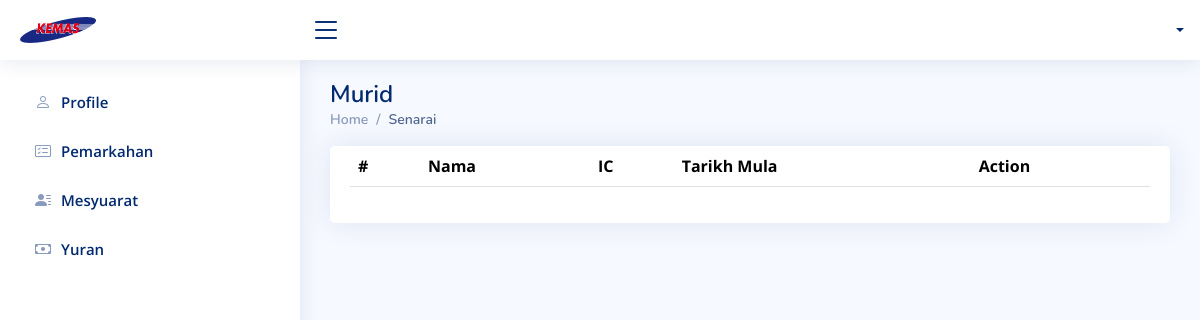
The app's page /senaraimurid.php, older data.
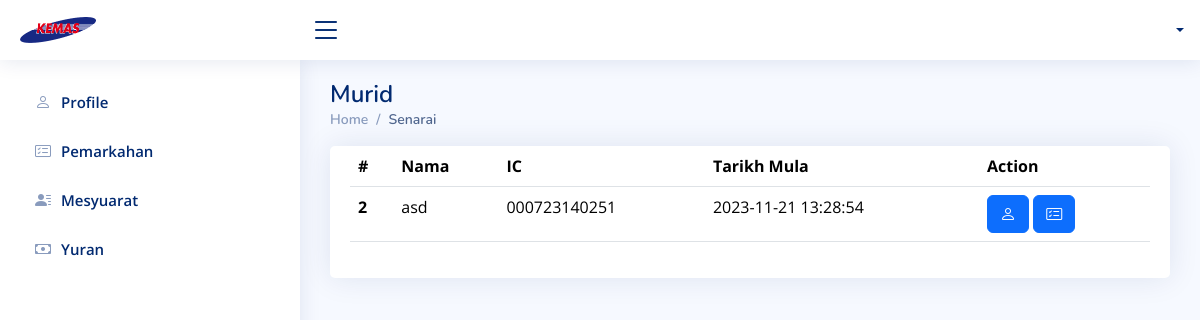
The same page, newer data.
### tables this page shows
CREATE TABLE IF NOT EXISTS `murid` (
  `id` int NOT NULL AUTO_INCREMENT,
  `name` text,
  `age` text,
  `no_kad_pengenalan` text,
  `tarikh_mula` datetime NOT NULL DEFAULT CURRENT_TIMESTAMP,
  `warganegara` text,
  `bangsa` text,
  `tarikh_lahir` datetime DEFAULT NULL,
  `no_sijil_lahir` text,
  `tempat_lahir` text,
  `jantina` text,
  `alamat_rumah` text,
  `saizbaju` text,
  `penyakit` text,
  `tinggi` text,
  `berat` text,
  `masalah_makanan` text,
  `kecacatan` text,
  `nama_penjaga` text,
  `alamat_rumah_penjaga` text,
  `telefon_penjaga` text,
  `hubungan_penjaga` text,
  `gambar` text,
  `file_mykid` text,
  `file_sijil` text,
  `file_rekod_kesihatan` text,
  `geran` text,
  `status_kemasukan` int DEFAULT NULL,
  `status_kemasukan_text` text,
  PRIMARY KEY (`id`)
);

### senaraimurid.php (the view, shortened to what this page needs)
<?php include('functions.php') ?>
<!DOCTYPE html>
<html lang="en">
<head>
  <?php include('head.php') ?>
</head>
<body>
  <?php include('topnav.php') ?>
  <?php include('sidebar.php') ?>
  <main id="main" class="main">
    <div class="pagetitle">
      <h1>Murid</h1>
      <nav>
        <ol class="breadcrumb">
          <li class="breadcrumb-item"><a href="index.php">Home</a></li>
          <li class="breadcrumb-item active">Senarai</li>
        </ol>
      </nav>
    </div>
    <section class="section">
      <div class="row">
        <div class="col-lg-12">
          <div class="card">
            <div class="card-body">
              <table class="table datatable" style="width:100%">
                <thead>
                  <tr>
                    <th scope="col">#</th>
                    <th scope="col">Nama</th>
                    <th scope="col">IC</th>
                    <th scope="col">Tarikh Mula</th>
                    <th scope="col">Action</th>
                  </tr>
                </thead>
                <tbody>
                  <?php
                  $query = "SELECT * FROM murid WHERE status_kemasukan='1' ";
                  $result = mysqli_query($db, $query);
                  while ($row = mysqli_fetch_assoc($result)) { ?>
                    <tr>
                      <th scope="row">
                        <?php echo $row['id'] ?>
                      </th>
                      <td>
                        <?php echo $row['name'] ?>
                      </td>
                      <td>
                        <?php echo $row['no_kad_pengenalan'] ?>
                      </td>
                      <td>
                        <?php echo $row['tarikh_mula'] ?>
                      </td>
                      <td>
                        <form method="post" action="?profilmurid">
                          <button type="submit" name="profilmurid" class="btn btn-primary"><i
                              class="bi bi-person"></i></button>
                          <button type="submit" name="pemarkahan" class="btn btn-primary"><i
                              class="bi bi-card-checklist"></i></button>
                        </form>
                      </td>
                    </tr>
                    <?php
                  }
                  ?>
                </tbody>
              </table>
            </div>
          </div>
        </div>
      </div>
    </section>
  </main>
</body>
</html>

### head.php (shortened to what this page needs)
<link href="assets/vendor/bootstrap/css/bootstrap.min.css" rel="stylesheet">
<link href="assets/vendor/bootstrap-icons/bootstrap-icons.css" rel="stylesheet">
<link href="assets/vendor/boxicons/css/boxicons.min.css" rel="stylesheet">
<link href="assets/vendor/quill/quill.snow.css" rel="stylesheet">
<link href="assets/vendor/quill/quill.bubble.css" rel="stylesheet">
<link href="assets/vendor/remixicon/remixicon.css" rel="stylesheet">
<link href="assets/vendor/simple-datatables/style.css" rel="stylesheet">
<link href="assets/css/style.css" rel="stylesheet">

### topnav.php (shortened to what this page needs)
<header id="header" class="header fixed-top d-flex align-items-center">
  <div class="d-flex align-items-center justify-content-between">
    <a href="index.php" class="logo d-flex align-items-center">
      <img src="assets/img/kemaslogo.png" alt="">
    </a>
    <i class="bi bi-list toggle-sidebar-btn"></i>
  </div>
  <nav class="header-nav ms-auto">
    <ul class="d-flex align-items-center">
      <li class="nav-item dropdown pe-3">
        <a class="nav-link nav-profile d-flex align-items-center pe-0" href="#" data-bs-toggle="dropdown">
          <span class="d-none d-md-block dropdown-toggle ps-2">
          </span>
        </a>
      </li>
    </ul>
  </nav>
</header>

### sidebar.php (shortened to what this page needs)
<aside id="sidebar" class="sidebar">
  <ul class="sidebar-nav" id="sidebar-nav">
    <?php
    if (($_SESSION['level']) >= 1) {
      ?>
      <li class="nav-item">
        <a class="nav-link collapsed" href="index.php">
          <i class="bi bi-grid"></i>
          <span>Dashboard</span>
        </a>
      </li>
      <li class="nav-item">
        <a class="nav-link collapsed" href="senaraimurid.php">
          <i class="bi bi-people"></i><span>Senarai Murid</span>
        </a>
      </li>
      <li class="nav-item">
        <a class="nav-link collapsed" href="senaraikemasukan.php">
          <i class="bi bi-people-fill"></i><span>Senarai Kemasukan</span>
        </a>
      </li>
      <li class="nav-item">
        <a class="nav-link collapsed" href="mesyuarat.php">
          <i class="bi bi-person-lines-fill"></i><span>Mesyuarat</span>
        </a>
      </li>
      <li class="nav-item">
        <a class="nav-link collapsed" href="yuran.php">
          <i class="bi bi-cash"></i><span>Yuran</span>
        </a>
      </li>
      <!-- <li class="nav-item">
      <a class="nav-link collapsed" data-bs-target="#components-nav" data-bs-toggle="collapse" href="#">
        <i class="bi bi-menu-button-wide"></i><span>Components</span><i class="bi bi-chevron-down ms-auto"></i>
      </a>
      <ul id="components-nav" class="nav-content collapse " data-bs-parent="#sidebar-nav">
        <li>
          <a href="components-alerts.html">
            <i class="bi bi-circle"></i><span>Alerts</span>
          </a>
        </li>
        <li>
          <a href="components-accordion.html">
            <i class="bi bi-circle"></i><span>Accordion</span>
          </a>
        </li>
        <li>
          <a href="components-badges.html">
            <i class="bi bi-circle"></i><span>Badges</span>
          </a>
        </li>
        <li>
          <a href="components-breadcrumbs.html">
            <i class="bi bi-circle"></i><span>Breadcrumbs</span>
          </a>
        </li>
        <li>
          <a href="components-buttons.html">
            <i class="bi bi-circle"></i><span>Buttons</span>
          </a>
        </li>
        <li>
          <a href="components-cards.html">
            <i class="bi bi-circle"></i><span>Cards</span>
          </a>
        </li>
        <li>
          <a href="components-carousel.html">
            <i class="bi bi-circle"></i><span>Carousel</span>
          </a>
        </li>
        <li>
          <a href="components-list-group.html">
            <i class="bi bi-circle"></i><span>List group</span>
          </a>
        </li>
        <li>
          <a href="components-modal.html">
            <i class="bi bi-circle"></i><span>Modal</span>
          </a>
        </li>
        <li>
          <a href="components-tabs.html">
            <i class="bi bi-circle"></i><span>Tabs</span>
          </a>
        </li>
        <li>
          <a href="components-pagination.html">
            <i class="bi bi-circle"></i><span>Pagination</span>
          </a>
        </li>
        <li>
          <a href="components-progress.html">
            <i class="bi bi-circle"></i><span>Progress</span>
          </a>
        </li>
        <li>
          <a href="components-spinners.html">
            <i class="bi bi-circle"></i><span>Spinners</span>
          </a>
        </li>
        <li>
          <a href="components-tooltips.html">
            <i class="bi bi-circle"></i><span>Tooltips</span>
          </a>
        </li>
      </ul>
    </li> -->
      <!-- <li class="nav-item">
      <a class="nav-link collapsed" data-bs-target="#forms-nav" data-bs-toggle="collapse" href="#">
        <i class="bi bi-journal-text"></i><span>Forms</span><i class="bi bi-chevron-down ms-auto"></i>
      </a>
      <ul id="forms-nav" class="nav-content collapse " data-bs-parent="#sidebar-nav">
        <li>
          <a href="forms-elements.html">
            <i class="bi bi-circle"></i><span>Form Elements</span>
          </a>
        </li>
        <li>
          <a href="forms-layouts.html">
            <i class="bi bi-circle"></i><span>Form Layouts</span>
          </a>
        </li>
        <li>
          <a href="forms-editors.html">
            <i class="bi bi-circle"></i><span>Form Editors</span>
          </a>
        </li>
        <li>
          <a href="forms-validation.html">
            <i class="bi bi-circle"></i><span>Form Validation</span>
          </a>
        </li>
      </ul>
    </li> -->
      <!-- <li class="nav-item">
      <a class="nav-link collapsed" data-bs-target="#tables-nav" data-bs-toggle="collapse" href="#">
        <i class="bi bi-layout-text-window-reverse"></i><span>Tables</span><i class="bi bi-chevron-down ms-auto"></i>
      </a>
      <ul id="tables-nav" class="nav-content collapse " data-bs-parent="#sidebar-nav">
        <li>
          <a href="tables-general.html">
            <i class="bi bi-circle"></i><span>General Tables</span>
          </a>
        </li>
        <li>
          <a href="tables-data.html">
            <i class="bi bi-circle"></i><span>Data Tables</span>
          </a>
        </li>
      </ul>
    </li> -->
      <!-- <li class="nav-item">
      <a class="nav-link collapsed" data-bs-target="#charts-nav" data-bs-toggle="collapse" href="#">
        <i class="bi bi-bar-chart"></i><span>Charts</span><i class="bi bi-chevron-down ms-auto"></i>
      </a>
      <ul id="charts-nav" class="nav-content collapse " data-bs-parent="#sidebar-nav">
        <li>
          <a href="charts-chartjs.html">
            <i class="bi bi-circle"></i><span>Chart.js</span>
          </a>
        </li>
        <li>
          <a href="charts-apexcharts.html">
            <i class="bi bi-circle"></i><span>ApexCharts</span>
          </a>
        </li>
        <li>
          <a href="charts-echarts.html">
            <i class="bi bi-circle"></i><span>ECharts</span>
          </a>
        </li>
      </ul>
    </li> -->
      <!-- <li class="nav-item">
      <a class="nav-link collapsed" data-bs-target="#icons-nav" data-bs-toggle="collapse" href="#">
        <i class="bi bi-gem"></i><span>Icons</span><i class="bi bi-chevron-down ms-auto"></i>
      </a>
      <ul id="icons-nav" class="nav-content collapse " data-bs-parent="#sidebar-nav">
        <li>
          <a href="icons-bootstrap.html">
            <i class="bi bi-circle"></i><span>Bootstrap Icons</span>
          </a>
        </li>
        <li>
          <a href="icons-remix.html">
            <i class="bi bi-circle"></i><span>Remix Icons</span>
          </a>
        </li>
        <li>
          <a href="icons-boxicons.html">
            <i class="bi bi-circle"></i><span>Boxicons</span>
          </a>
        </li>
      </ul>
    </li> -->
      <li class="nav-heading">Staf</li>
      <li class="nav-item">
      <a class="nav-link collapsed" href="senaraistaf.php">
          <i class="bi bi-person-badge"></i>
          <span>Staf</span>
        </a>
      </li>
      <!-- <li class="nav-item">
      <a class="nav-link collapsed" href="pages-faq.html">
        <i class="bi bi-question-circle"></i>
        <span>F.A.Q</span>
      </a>
    </li> -->
      <!-- <li class="nav-item">
      <a class="nav-link collapsed" href="pages-contact.html">
        <i class="bi bi-envelope"></i>
        <span>Contact</span>
      </a>
    </li> -->
      <!-- <li class="nav-item">
      <a class="nav-link collapsed" href="pages-register.html">
        <i class="bi bi-card-list"></i>
        <span>Register</span>
      </a>
    </li> -->
      <!-- <li class="nav-item">
      <a class="nav-link collapsed" href="pages-login.html">
        <i class="bi bi-box-arrow-in-right"></i>
        <span>Login</span>
      </a>
    </li> -->
      <!-- <li class="nav-item">
      <a class="nav-link collapsed" href="pages-error-404.html">
        <i class="bi bi-dash-circle"></i>
        <span>Error 404</span>
      </a>
    </li> -->
      <!-- <li class="nav-item">
      <a class="nav-link collapsed" href="pages-blank.html">
        <i class="bi bi-file-earmark"></i>
        <span>Blank</span>
      </a>
    </li> -->
      <?php
    } else { ?>
      <li class="nav-item">
        <a class="nav-link collapsed" href="profilmurid.php">
          <i class="bi bi-person"></i>
          <span>Profile</span>
        </a>
      </li>
      <li class="nav-item">
        <a class="nav-link collapsed" href="pemarkahan.php">
          <i class="bi bi-card-checklist"></i><span>Pemarkahan</span>
        </a>
      </li>
      <li class="nav-item">
        <a class="nav-link collapsed" href="mesyuarat.php">
          <i class="bi bi-person-lines-fill"></i><span>Mesyuarat</span>
        </a>
      </li>
      <li class="nav-item">
        <a class="nav-link collapsed" href="yuran.php">
          <i class="bi bi-cash"></i><span>Yuran</span>
        </a>
      </li>
      <?php
    }
    ?>
  </ul>
</aside>

### assets/css/style.css (style rules this page uses)
:root { scroll-behavior: smooth; }
body { font-family: "Open Sans", sans-serif; background: #f6f9ff; color: #444444; }
a { color: #4154f1; text-decoration: none; }
h1, h2, h3, h4, h5, h6 { font-family: "Nunito", sans-serif; }
#main { margin-top: 60px; padding: 20px 30px; transition: all 0.3s; }
.pagetitle { margin-bottom: 10px; }
.pagetitle h1 { font-size: 24px; margin-bottom: 0; font-weight: 600; color: #012970; }
.card { margin-bottom: 30px; border: none; border-radius: 5px; box-shadow: 0px 0 30px rgba(1, 41, 112, 0.1); }
.card-body { padding: 0 20px 20px 20px; }
.breadcrumb { font-size: 14px; font-family: "Nunito", sans-serif; color: #899bbd; font-weight: 600; }
.breadcrumb a { color: #899bbd; transition: 0.3s; }
.breadcrumb .breadcrumb-item::before { color: #899bbd; }
.breadcrumb .active { color: #51678f; font-weight: 600; }
.logo { line-height: 1; }
@media (min-width: 1200px) { .logo { width: 280px; } }
.logo img { max-height: 26px; margin-right: 6px; }
.header { transition: all 0.5s; z-index: 997; height: 60px; box-shadow: 0px 2px 20px rgba(1, 41, 112, 0.1); background-color: #fff; padding-left: 20px; }
.header .toggle-sidebar-btn { font-size: 32px; padding-left: 10px; cursor: pointer; color: #012970; }
.header-nav ul { list-style: none; }
.header-nav>ul { margin: 0; padding: 0; }
.header-nav .nav-profile { color: #012970; }
.header-nav .nav-profile span { font-size: 14px; font-weight: 600; }
.sidebar { position: fixed; top: 60px; left: 0; bottom: 0; width: 300px; z-index: 996; transition: all 0.3s; padding: 20px; overflow-y: auto; scrollbar-width: thin; scrollbar-color: #aab7cf transparent; box-shadow: 0px 0px 20px rgba(1, 41, 112, 0.1); background-color: #fff; }
@media (min-width: 1200px) { #main, #footer { margin-left: 300px; } }
.sidebar-nav { padding: 0; margin: 0; list-style: none; }
.sidebar-nav li { padding: 0; margin: 0; list-style: none; }
.sidebar-nav .nav-item { margin-bottom: 5px; }
.sidebar-nav .nav-link { display: flex; align-items: center; font-size: 15px; font-weight: 600; color: #4154f1; transition: 0.3; background: #f6f9ff; padding: 10px 15px; border-radius: 4px; }
.sidebar-nav .nav-link i { font-size: 16px; margin-right: 10px; color: #4154f1; }
.sidebar-nav .nav-link.collapsed { color: #012970; background: #fff; }
.sidebar-nav .nav-link.collapsed i { color: #899bbd; }

Row changes from the older to the newer data that the page shows:
now on this page (row edited): murid: id "2", name "asd", no_kad_pengenalan "000723140251", tarikh_mula "2023-11-21 13:28:54"
